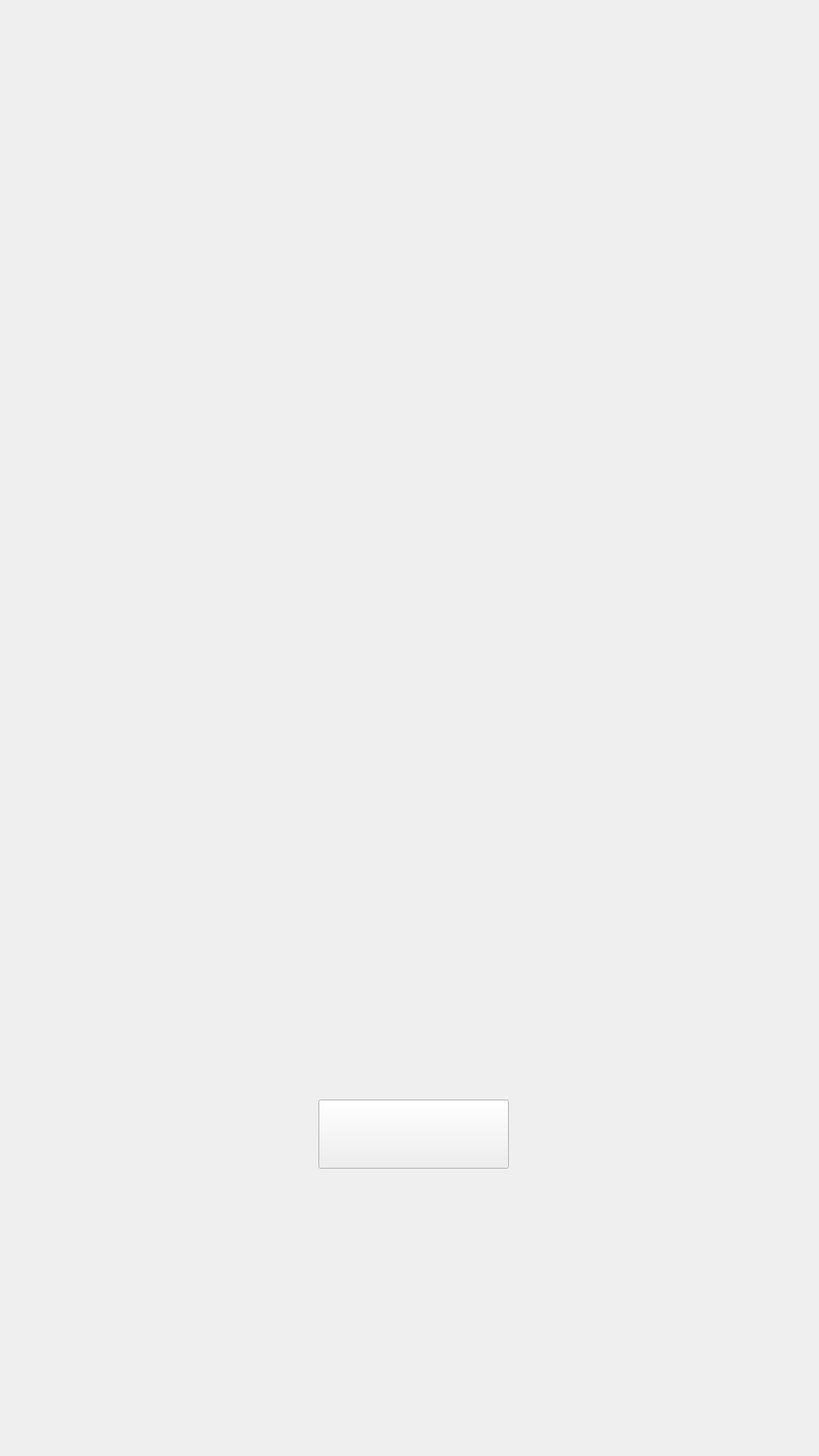
<?xml version="1.0" encoding="UTF-8"?>
<ui version="4.0">
 <class>wifiErrorPage</class>
 <widget class="QWidget" name="wifiErrorPage">
  <property name="geometry">
   <rect>
    <x>0</x>
    <y>0</y>
    <width>1080</width>
    <height>1920</height>
   </rect>
  </property>
  <property name="windowTitle">
   <string>Form</string>
  </property>
  <property name="layoutDirection">
   <enum>Qt::RightToLeft</enum>
  </property>
  <property name="styleSheet">
   <string notr="true"/>
  </property>
  <widget class="QPushButton" name="finish_Button">
   <property name="geometry">
    <rect>
     <x>420</x>
     <y>1450</y>
     <width>251</width>
     <height>91</height>
    </rect>
   </property>
   <property name="text">
    <string/>
   </property>
  </widget>
  <widget class="QLabel" name="widget">
   <property name="geometry">
    <rect>
     <x>0</x>
     <y>0</y>
     <width>1080</width>
     <height>1920</height>
    </rect>
   </property>
   <property name="text">
    <string>&lt;html&gt;&lt;head/&gt;&lt;body&gt;&lt;p&gt;&lt;img src=&quot;:/light/6_dispense_page.png&quot;/&gt;&lt;/p&gt;&lt;/body&gt;&lt;/html&gt;</string>
   </property>
  </widget>
  <widget class="QLabel" name="filler">
   <property name="geometry">
    <rect>
     <x>380</x>
     <y>590</y>
     <width>301</width>
     <height>970</height>
    </rect>
   </property>
   <property name="styleSheet">
    <string notr="true"/>
   </property>
   <property name="text">
    <string>&lt;html&gt;&lt;head/&gt;&lt;body&gt;&lt;p&gt;&lt;img src=&quot;:/light/drink_fill_2.png&quot;/&gt;&lt;/p&gt;&lt;/body&gt;&lt;/html&gt;</string>
   </property>
  </widget>
  <zorder>filler</zorder>
  <zorder>widget</zorder>
  <zorder>finish_Button</zorder>
 </widget>
 <resources/>
 <connections/>
</ui>
